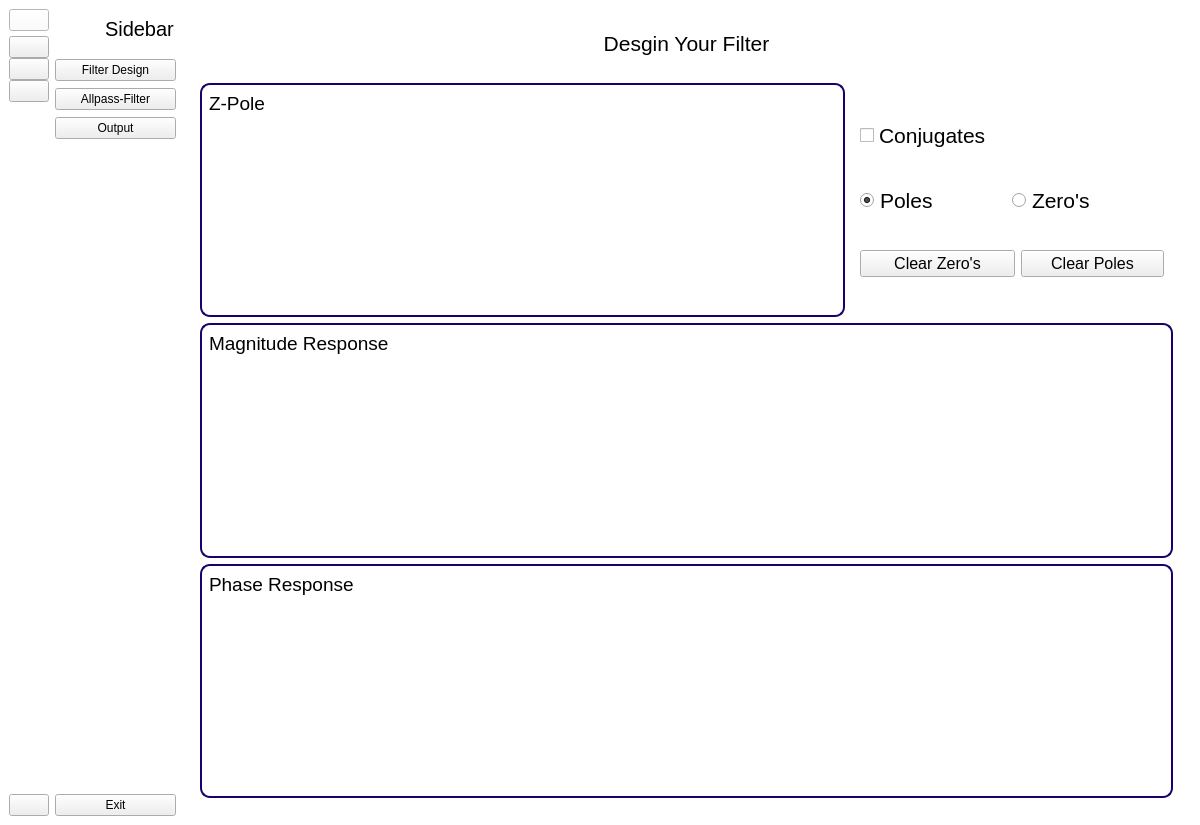
<?xml version="1.0" encoding="UTF-8"?>
<ui version="4.0">
 <class>MainWindow</class>
 <widget class="QMainWindow" name="MainWindow">
  <property name="geometry">
   <rect>
    <x>0</x>
    <y>0</y>
    <width>1200</width>
    <height>825</height>
   </rect>
  </property>
  <property name="font">
   <font>
    <pointsize>8</pointsize>
   </font>
  </property>
  <property name="windowTitle">
   <string>MainWindow</string>
  </property>
  <property name="styleSheet">
   <string notr="true">QMainWindow { background: #fff
}</string>
  </property>
  <widget class="QWidget" name="centralwidget">
   <layout class="QGridLayout" name="gridLayout_3">
    <item row="0" column="1">
     <widget class="QWidget" name="full_menu" native="true">
      <property name="maximumSize">
       <size>
        <width>16777215</width>
        <height>16777215</height>
       </size>
      </property>
      <layout class="QVBoxLayout" name="verticalLayout_4">
       <property name="spacing">
        <number>10</number>
       </property>
       <property name="leftMargin">
        <number>0</number>
       </property>
       <property name="topMargin">
        <number>0</number>
       </property>
       <property name="rightMargin">
        <number>0</number>
       </property>
       <property name="bottomMargin">
        <number>0</number>
       </property>
       <item>
        <layout class="QHBoxLayout" name="horizontalLayout">
         <item>
          <widget class="QLabel" name="label">
           <property name="minimumSize">
            <size>
             <width>40</width>
             <height>40</height>
            </size>
           </property>
           <property name="maximumSize">
            <size>
             <width>40</width>
             <height>40</height>
            </size>
           </property>
           <property name="text">
            <string/>
           </property>
           <property name="pixmap">
            <pixmap>../../Task 3/Signal-Equalizer/Icons/launchpad.png</pixmap>
           </property>
           <property name="scaledContents">
            <bool>true</bool>
           </property>
          </widget>
         </item>
         <item>
          <widget class="QLabel" name="label_3">
           <property name="minimumSize">
            <size>
             <width>71</width>
             <height>31</height>
            </size>
           </property>
           <property name="maximumSize">
            <size>
             <width>71</width>
             <height>31</height>
            </size>
           </property>
           <property name="font">
            <font>
             <family>Segoe UI</family>
             <pointsize>15</pointsize>
            </font>
           </property>
           <property name="text">
            <string>Sidebar</string>
           </property>
          </widget>
         </item>
        </layout>
       </item>
       <item>
        <layout class="QVBoxLayout" name="verticalLayout_2">
         <property name="spacing">
          <number>7</number>
         </property>
         <item>
          <widget class="QPushButton" name="uniformWave">
           <property name="text">
            <string>Filter Design</string>
           </property>
           <property name="icon">
            <iconset>
             <normaloff>../../Task 3/Signal-Equalizer/Icons/wave.png</normaloff>
             <normalon>../../Task 3/Signal-Equalizer/Icons/wave.png</normalon>../../Task 3/Signal-Equalizer/Icons/wave.png</iconset>
           </property>
           <property name="iconSize">
            <size>
             <width>14</width>
             <height>14</height>
            </size>
           </property>
           <property name="checkable">
            <bool>true</bool>
           </property>
           <property name="autoExclusive">
            <bool>true</bool>
           </property>
          </widget>
         </item>
         <item>
          <widget class="QPushButton" name="music">
           <property name="text">
            <string>Allpass-Filter</string>
           </property>
           <property name="icon">
            <iconset>
             <normaloff>:/icon/Icons/wave.png</normaloff>
             <normalon>../../Task 3/Signal-Equalizer/Icons/wave.png</normalon>:/icon/Icons/wave.png</iconset>
           </property>
           <property name="iconSize">
            <size>
             <width>14</width>
             <height>14</height>
            </size>
           </property>
           <property name="checkable">
            <bool>true</bool>
           </property>
           <property name="autoExclusive">
            <bool>true</bool>
           </property>
          </widget>
         </item>
         <item>
          <widget class="QPushButton" name="animals">
           <property name="text">
            <string>Output</string>
           </property>
           <property name="icon">
            <iconset>
             <normaloff>:/icon/Icons/wave.png</normaloff>
             <normalon>../../Task 3/Signal-Equalizer/Icons/wave.png</normalon>:/icon/Icons/wave.png</iconset>
           </property>
           <property name="iconSize">
            <size>
             <width>14</width>
             <height>14</height>
            </size>
           </property>
           <property name="checkable">
            <bool>true</bool>
           </property>
           <property name="autoExclusive">
            <bool>true</bool>
           </property>
          </widget>
         </item>
        </layout>
       </item>
       <item>
        <spacer name="verticalSpacer_2">
         <property name="orientation">
          <enum>Qt::Vertical</enum>
         </property>
         <property name="sizeType">
          <enum>QSizePolicy::Expanding</enum>
         </property>
         <property name="sizeHint" stdset="0">
          <size>
           <width>20</width>
           <height>536</height>
          </size>
         </property>
        </spacer>
       </item>
       <item>
        <widget class="QPushButton" name="exit">
         <property name="text">
          <string>Exit</string>
         </property>
         <property name="icon">
          <iconset>
           <normaloff>../../Task 3/Signal-Equalizer/Icons/logout.png</normaloff>
           <normalon>../../Task 3/Signal-Equalizer/Icons/logout.png</normalon>../../Task 3/Signal-Equalizer/Icons/logout.png</iconset>
         </property>
         <property name="iconSize">
          <size>
           <width>14</width>
           <height>14</height>
          </size>
         </property>
        </widget>
       </item>
      </layout>
     </widget>
    </item>
    <item row="0" column="2">
     <widget class="QWidget" name="widget_3" native="true">
      <layout class="QGridLayout" name="gridLayout_4">
       <item row="2" column="0">
        <widget class="QStackedWidget" name="stackedWidget_2">
         <property name="currentIndex">
          <number>0</number>
         </property>
         <widget class="QWidget" name="page_5">
          <layout class="QGridLayout" name="gridLayout_5">
           <item row="0" column="0" colspan="2">
            <widget class="QWidget" name="widget_2" native="true">
             <property name="styleSheet">
              <string notr="true">  border: 2px solid rgb(25, 0, 108);
  border-radius: 10px;</string>
             </property>
             <layout class="QGridLayout" name="gridLayout_9">
              <item row="0" column="0" alignment="Qt::AlignTop">
               <widget class="QLabel" name="label_5">
                <property name="font">
                 <font>
                  <pointsize>14</pointsize>
                 </font>
                </property>
                <property name="styleSheet">
                 <string notr="true">border:0px</string>
                </property>
                <property name="text">
                 <string>Z-Pole</string>
                </property>
               </widget>
              </item>
              <item row="1" column="0">
               <widget class="QWidget" name="widget_11" native="true">
                <property name="styleSheet">
                 <string notr="true">border:0px</string>
                </property>
               </widget>
              </item>
             </layout>
            </widget>
           </item>
           <item row="1" column="0" colspan="3">
            <widget class="QWidget" name="widget_5" native="true">
             <property name="styleSheet">
              <string notr="true">  border: 2px solid rgb(25, 0, 108);
  border-radius: 10px;</string>
             </property>
             <layout class="QGridLayout" name="gridLayout_11">
              <item row="0" column="0" alignment="Qt::AlignTop">
               <widget class="QLabel" name="label_9">
                <property name="font">
                 <font>
                  <pointsize>14</pointsize>
                 </font>
                </property>
                <property name="styleSheet">
                 <string notr="true">border:0px</string>
                </property>
                <property name="text">
                 <string>Magnitude Response</string>
                </property>
               </widget>
              </item>
              <item row="1" column="0">
               <widget class="QWidget" name="widget_9" native="true">
                <property name="styleSheet">
                 <string notr="true">border:0px</string>
                </property>
               </widget>
              </item>
             </layout>
            </widget>
           </item>
           <item row="0" column="2">
            <widget class="QWidget" name="widget_4" native="true">
             <layout class="QGridLayout" name="gridLayout_8">
              <item row="1" column="0">
               <widget class="QRadioButton" name="radioButton">
                <property name="font">
                 <font>
                  <pointsize>16</pointsize>
                 </font>
                </property>
                <property name="text">
                 <string>Poles</string>
                </property>
                <property name="checked">
                 <bool>true</bool>
                </property>
               </widget>
              </item>
              <item row="1" column="1" colspan="3" alignment="Qt::AlignHCenter">
               <widget class="QRadioButton" name="radioButton_2">
                <property name="font">
                 <font>
                  <pointsize>16</pointsize>
                 </font>
                </property>
                <property name="text">
                 <string>Zero's</string>
                </property>
               </widget>
              </item>
              <item row="0" column="0" colspan="4">
               <widget class="QCheckBox" name="checkBox">
                <property name="font">
                 <font>
                  <pointsize>16</pointsize>
                 </font>
                </property>
                <property name="text">
                 <string>Conjugates</string>
                </property>
               </widget>
              </item>
              <item row="2" column="0" colspan="2">
               <widget class="QPushButton" name="pushButton_2">
                <property name="font">
                 <font>
                  <pointsize>12</pointsize>
                 </font>
                </property>
                <property name="text">
                 <string>Clear Zero's</string>
                </property>
               </widget>
              </item>
              <item row="2" column="2" colspan="2">
               <widget class="QPushButton" name="pushButton">
                <property name="font">
                 <font>
                  <pointsize>12</pointsize>
                 </font>
                </property>
                <property name="text">
                 <string>Clear Poles</string>
                </property>
               </widget>
              </item>
             </layout>
            </widget>
           </item>
           <item row="2" column="0" colspan="3">
            <widget class="QWidget" name="widget_6" native="true">
             <property name="styleSheet">
              <string notr="true">  border: 2px solid rgb(25, 0, 108);
  border-radius: 10px;</string>
             </property>
             <layout class="QGridLayout" name="gridLayout_10">
              <item row="0" column="0" alignment="Qt::AlignTop">
               <widget class="QLabel" name="label_8">
                <property name="font">
                 <font>
                  <pointsize>14</pointsize>
                 </font>
                </property>
                <property name="styleSheet">
                 <string notr="true">border:0px</string>
                </property>
                <property name="text">
                 <string>Phase Response</string>
                </property>
               </widget>
              </item>
              <item row="1" column="0">
               <widget class="QWidget" name="widget_10" native="true">
                <property name="styleSheet">
                 <string notr="true">border:0px</string>
                </property>
               </widget>
              </item>
             </layout>
            </widget>
           </item>
          </layout>
         </widget>
         <widget class="QWidget" name="page_6">
          <layout class="QGridLayout" name="gridLayout_21">
           <item row="0" column="0">
            <widget class="QWidget" name="widget_7" native="true">
             <property name="styleSheet">
              <string notr="true">  border: 2px solid rgb(25, 0, 108);
  border-radius: 10px;</string>
             </property>
             <layout class="QGridLayout" name="gridLayout_12">
              <item row="0" column="0" alignment="Qt::AlignTop">
               <widget class="QLabel" name="label_10">
                <property name="font">
                 <font>
                  <pointsize>14</pointsize>
                 </font>
                </property>
                <property name="styleSheet">
                 <string notr="true">border:0px</string>
                </property>
                <property name="text">
                 <string>Z-Pole</string>
                </property>
               </widget>
              </item>
              <item row="1" column="0">
               <widget class="QWidget" name="widget_12" native="true">
                <property name="styleSheet">
                 <string notr="true">border:0px</string>
                </property>
               </widget>
              </item>
             </layout>
            </widget>
           </item>
           <item row="2" column="0" colspan="2">
            <widget class="QWidget" name="widget_13" native="true">
             <property name="styleSheet">
              <string notr="true">  border: 2px solid rgb(25, 0, 108);
  border-radius: 10px;</string>
             </property>
             <layout class="QGridLayout" name="gridLayout_19">
              <item row="0" column="0" alignment="Qt::AlignTop">
               <widget class="QLabel" name="label_13">
                <property name="font">
                 <font>
                  <pointsize>14</pointsize>
                 </font>
                </property>
                <property name="styleSheet">
                 <string notr="true">border:0px</string>
                </property>
                <property name="text">
                 <string>Corrected Phase</string>
                </property>
               </widget>
              </item>
              <item row="1" column="0">
               <widget class="QWidget" name="widget_14" native="true">
                <property name="styleSheet">
                 <string notr="true">border:0px</string>
                </property>
               </widget>
              </item>
             </layout>
            </widget>
           </item>
           <item row="1" column="0" colspan="2">
            <widget class="QWidget" name="widget_15" native="true">
             <property name="styleSheet">
              <string notr="true">  border: 2px solid rgb(25, 0, 108);
  border-radius: 10px;</string>
             </property>
             <layout class="QGridLayout" name="gridLayout_20">
              <item row="0" column="0" alignment="Qt::AlignTop">
               <widget class="QLabel" name="label_14">
                <property name="font">
                 <font>
                  <pointsize>14</pointsize>
                 </font>
                </property>
                <property name="styleSheet">
                 <string notr="true">border:0px</string>
                </property>
                <property name="text">
                 <string>Phase Response</string>
                </property>
               </widget>
              </item>
              <item row="1" column="0">
               <widget class="QWidget" name="widget_16" native="true">
                <property name="styleSheet">
                 <string notr="true">border:0px</string>
                </property>
               </widget>
              </item>
             </layout>
            </widget>
           </item>
           <item row="0" column="1">
            <widget class="QWidget" name="widget_8" native="true">
             <property name="styleSheet">
              <string notr="true"/>
             </property>
             <layout class="QGridLayout" name="gridLayout_16">
              <item row="0" column="0">
               <widget class="QComboBox" name="comboBox_3"/>
              </item>
              <item row="1" column="0">
               <widget class="QFrame" name="frame_3">
                <property name="frameShape">
                 <enum>QFrame::StyledPanel</enum>
                </property>
                <property name="frameShadow">
                 <enum>QFrame::Raised</enum>
                </property>
                <layout class="QGridLayout" name="gridLayout_17">
                 <item row="0" column="0" alignment="Qt::AlignHCenter">
                  <widget class="QLineEdit" name="lineEdit">
                   <property name="alignment">
                    <set>Qt::AlignRight|Qt::AlignTrailing|Qt::AlignVCenter</set>
                   </property>
                  </widget>
                 </item>
                 <item row="0" column="1">
                  <widget class="QPushButton" name="pushButton_5">
                   <property name="text">
                    <string>Add</string>
                   </property>
                  </widget>
                 </item>
                </layout>
               </widget>
              </item>
              <item row="2" column="0">
               <widget class="QFrame" name="frame_4">
                <property name="frameShape">
                 <enum>QFrame::StyledPanel</enum>
                </property>
                <property name="frameShadow">
                 <enum>QFrame::Raised</enum>
                </property>
                <layout class="QGridLayout" name="gridLayout_18">
                 <item row="0" column="1">
                  <widget class="QPushButton" name="pushButton_6">
                   <property name="text">
                    <string>Remove</string>
                   </property>
                  </widget>
                 </item>
                 <item row="0" column="0">
                  <widget class="QPushButton" name="pushButton_7">
                   <property name="text">
                    <string>Apply</string>
                   </property>
                  </widget>
                 </item>
                </layout>
               </widget>
              </item>
             </layout>
            </widget>
           </item>
          </layout>
         </widget>
         <widget class="QWidget" name="page_7">
          <layout class="QGridLayout" name="gridLayout_27">
           <item row="0" column="0" alignment="Qt::AlignTop">
            <widget class="QFrame" name="frame_5">
             <property name="styleSheet">
              <string notr="true"/>
             </property>
             <property name="frameShape">
              <enum>QFrame::StyledPanel</enum>
             </property>
             <property name="frameShadow">
              <enum>QFrame::Raised</enum>
             </property>
             <layout class="QGridLayout" name="gridLayout_24">
              <item row="0" column="1">
               <widget class="QRadioButton" name="radioButton_4">
                <property name="font">
                 <font>
                  <pointsize>14</pointsize>
                 </font>
                </property>
                <property name="styleSheet">
                 <string notr="true">border:0px</string>
                </property>
                <property name="text">
                 <string>Touch Pad</string>
                </property>
               </widget>
              </item>
              <item row="0" column="2">
               <widget class="QPushButton" name="pushButton_8">
                <property name="font">
                 <font>
                  <pointsize>14</pointsize>
                 </font>
                </property>
                <property name="styleSheet">
                 <string notr="true"/>
                </property>
                <property name="text">
                 <string>Load</string>
                </property>
               </widget>
              </item>
              <item row="0" column="0" alignment="Qt::AlignTop">
               <widget class="QRadioButton" name="radioButton_3">
                <property name="font">
                 <font>
                  <pointsize>14</pointsize>
                 </font>
                </property>
                <property name="styleSheet">
                 <string notr="true">border:0px</string>
                </property>
                <property name="text">
                 <string>Load Signal</string>
                </property>
               </widget>
              </item>
             </layout>
            </widget>
           </item>
           <item row="2" column="0">
            <widget class="QWidget" name="widget_19" native="true">
             <property name="styleSheet">
              <string notr="true">  border: 2px solid rgb(25, 0, 108);
  border-radius: 10px;</string>
             </property>
             <layout class="QGridLayout" name="gridLayout_25">
              <item row="2" column="0" alignment="Qt::AlignBottom">
               <widget class="QWidget" name="widget_20" native="true">
                <property name="styleSheet">
                 <string notr="true">border:0px</string>
                </property>
                <layout class="QGridLayout" name="gridLayout_26">
                 <item row="0" column="0">
                  <widget class="QSlider" name="horizontalSlider">
                   <property name="orientation">
                    <enum>Qt::Horizontal</enum>
                   </property>
                  </widget>
                 </item>
                 <item row="0" column="1">
                  <widget class="QLabel" name="label_16">
                   <property name="text">
                    <string>TextLabel</string>
                   </property>
                  </widget>
                 </item>
                </layout>
               </widget>
              </item>
              <item row="1" column="0">
               <widget class="QWidget" name="widget_21" native="true">
                <property name="styleSheet">
                 <string notr="true">border:0px</string>
                </property>
               </widget>
              </item>
              <item row="0" column="0" alignment="Qt::AlignTop">
               <widget class="QLabel" name="label_17">
                <property name="font">
                 <font>
                  <pointsize>12</pointsize>
                 </font>
                </property>
                <property name="styleSheet">
                 <string notr="true">border:0px</string>
                </property>
                <property name="text">
                 <string>Filtered Signal</string>
                </property>
               </widget>
              </item>
             </layout>
            </widget>
           </item>
           <item row="1" column="0">
            <widget class="QWidget" name="widget" native="true">
             <property name="styleSheet">
              <string notr="true">
  border: 2px solid rgb(25, 0, 108);
  border-radius: 10px; /* Adjust the value to achieve the desired curvature */
</string>
             </property>
             <layout class="QGridLayout" name="gridLayout_23">
              <item row="0" column="0" alignment="Qt::AlignTop">
               <widget class="QLabel" name="label_15">
                <property name="font">
                 <font>
                  <pointsize>12</pointsize>
                 </font>
                </property>
                <property name="styleSheet">
                 <string notr="true">border:0px
</string>
                </property>
                <property name="text">
                 <string>Input Signal</string>
                </property>
               </widget>
              </item>
              <item row="1" column="0">
               <widget class="QWidget" name="widget_18" native="true">
                <property name="styleSheet">
                 <string notr="true">border:0px
</string>
                </property>
               </widget>
              </item>
             </layout>
            </widget>
           </item>
           <item row="3" column="0">
            <widget class="QWidget" name="widget_17" native="true">
             <property name="styleSheet">
              <string notr="true"/>
             </property>
             <layout class="QGridLayout" name="gridLayout_22">
              <item row="0" column="0" alignment="Qt::AlignBottom">
               <widget class="QGraphicsView" name="touchPad">
                <property name="minimumSize">
                 <size>
                  <width>930</width>
                  <height>192</height>
                 </size>
                </property>
                <property name="styleSheet">
                 <string notr="true">background-color: rgb(139, 161, 193);</string>
                </property>
               </widget>
              </item>
             </layout>
            </widget>
           </item>
          </layout>
         </widget>
        </widget>
       </item>
       <item row="0" column="0">
        <widget class="QStackedWidget" name="stackedWidget">
         <property name="maximumSize">
          <size>
           <width>16777215</width>
           <height>50</height>
          </size>
         </property>
         <property name="currentIndex">
          <number>0</number>
         </property>
         <widget class="QWidget" name="page_1">
          <layout class="QGridLayout" name="gridLayout">
           <item row="0" column="0">
            <widget class="QLabel" name="label_1">
             <property name="font">
              <font>
               <family>Segoe UI</family>
               <pointsize>16</pointsize>
              </font>
             </property>
             <property name="text">
              <string>Desgin Your Filter</string>
             </property>
             <property name="alignment">
              <set>Qt::AlignCenter</set>
             </property>
            </widget>
           </item>
          </layout>
         </widget>
         <widget class="QWidget" name="page_2">
          <layout class="QGridLayout" name="gridLayout_2">
           <item row="0" column="0">
            <widget class="QLabel" name="label_4">
             <property name="maximumSize">
              <size>
               <width>16777215</width>
               <height>50</height>
              </size>
             </property>
             <property name="font">
              <font>
               <family>Segoe UI</family>
               <pointsize>16</pointsize>
              </font>
             </property>
             <property name="text">
              <string>All Pass-Filter</string>
             </property>
             <property name="alignment">
              <set>Qt::AlignCenter</set>
             </property>
            </widget>
           </item>
          </layout>
         </widget>
         <widget class="QWidget" name="page_3">
          <layout class="QGridLayout" name="gridLayout_6">
           <item row="0" column="0">
            <widget class="QLabel" name="label_6">
             <property name="font">
              <font>
               <family>Segoe UI</family>
               <pointsize>16</pointsize>
              </font>
             </property>
             <property name="text">
              <string>Output</string>
             </property>
             <property name="alignment">
              <set>Qt::AlignCenter</set>
             </property>
            </widget>
           </item>
          </layout>
         </widget>
        </widget>
       </item>
      </layout>
     </widget>
    </item>
    <item row="0" column="0">
     <widget class="QWidget" name="icon_only" native="true">
      <layout class="QVBoxLayout" name="verticalLayout_3">
       <property name="spacing">
        <number>5</number>
       </property>
       <property name="leftMargin">
        <number>0</number>
       </property>
       <property name="topMargin">
        <number>0</number>
       </property>
       <property name="rightMargin">
        <number>0</number>
       </property>
       <property name="bottomMargin">
        <number>0</number>
       </property>
       <item>
        <layout class="QHBoxLayout" name="horizontalLayout_2"/>
       </item>
       <item>
        <widget class="QPushButton" name="pushButton_9">
         <property name="styleSheet">
          <string notr="true">background-color:white</string>
         </property>
         <property name="text">
          <string/>
         </property>
         <property name="icon">
          <iconset>
           <normaloff>../../Task 3/Signal-Equalizer/Icons/launchpad.png</normaloff>
           <normalon>../../Task 3/Signal-Equalizer/Icons/launchpad.png</normalon>../../Task 3/Signal-Equalizer/Icons/launchpad.png</iconset>
         </property>
         <property name="iconSize">
          <size>
           <width>35</width>
           <height>35</height>
          </size>
         </property>
         <property name="checkable">
          <bool>true</bool>
         </property>
         <property name="checked">
          <bool>false</bool>
         </property>
         <property name="autoExclusive">
          <bool>false</bool>
         </property>
        </widget>
       </item>
       <item>
        <layout class="QVBoxLayout" name="verticalLayout">
         <property name="spacing">
          <number>0</number>
         </property>
         <item>
          <widget class="QPushButton" name="uniformWave2">
           <property name="text">
            <string/>
           </property>
           <property name="icon">
            <iconset>
             <normaloff>../../Task 3/Signal-Equalizer/Icons/wave.png</normaloff>
             <normalon>../../Task 3/Signal-Equalizer/Icons/wave.png</normalon>../../Task 3/Signal-Equalizer/Icons/wave.png</iconset>
           </property>
           <property name="iconSize">
            <size>
             <width>20</width>
             <height>20</height>
            </size>
           </property>
           <property name="checkable">
            <bool>true</bool>
           </property>
           <property name="autoExclusive">
            <bool>true</bool>
           </property>
          </widget>
         </item>
         <item>
          <widget class="QPushButton" name="music2">
           <property name="text">
            <string/>
           </property>
           <property name="icon">
            <iconset>
             <normaloff>../../Task 3/Signal-Equalizer/Icons/wave.png</normaloff>
             <normalon>:/icon/Icons/wave.png</normalon>../../Task 3/Signal-Equalizer/Icons/wave.png</iconset>
           </property>
           <property name="iconSize">
            <size>
             <width>20</width>
             <height>20</height>
            </size>
           </property>
           <property name="checkable">
            <bool>true</bool>
           </property>
           <property name="autoExclusive">
            <bool>true</bool>
           </property>
          </widget>
         </item>
         <item>
          <widget class="QPushButton" name="animals2">
           <property name="text">
            <string/>
           </property>
           <property name="icon">
            <iconset>
             <normaloff>../../Task 3/Signal-Equalizer/Icons/wave.png</normaloff>
             <normalon>../../Task 3/Signal-Equalizer/Icons/wave.png</normalon>../../Task 3/Signal-Equalizer/Icons/wave.png</iconset>
           </property>
           <property name="iconSize">
            <size>
             <width>20</width>
             <height>20</height>
            </size>
           </property>
           <property name="checkable">
            <bool>true</bool>
           </property>
           <property name="autoExclusive">
            <bool>true</bool>
           </property>
          </widget>
         </item>
        </layout>
       </item>
       <item>
        <spacer name="verticalSpacer">
         <property name="orientation">
          <enum>Qt::Vertical</enum>
         </property>
         <property name="sizeHint" stdset="0">
          <size>
           <width>20</width>
           <height>523</height>
          </size>
         </property>
        </spacer>
       </item>
       <item>
        <widget class="QPushButton" name="exit2">
         <property name="text">
          <string/>
         </property>
         <property name="icon">
          <iconset>
           <normaloff>../../Task 3/Signal-Equalizer/Icons/logout.png</normaloff>
           <normalon>../../Task 3/Signal-Equalizer/Icons/logout.png</normalon>../../Task 3/Signal-Equalizer/Icons/logout.png</iconset>
         </property>
         <property name="iconSize">
          <size>
           <width>20</width>
           <height>20</height>
          </size>
         </property>
        </widget>
       </item>
      </layout>
     </widget>
    </item>
   </layout>
  </widget>
 </widget>
 <resources>
  <include location="../../Task 3/Signal-Equalizer/resource.qrc"/>
 </resources>
 <connections>
  <connection>
   <sender>uniformWave2</sender>
   <signal>toggled(bool)</signal>
   <receiver>uniformWave</receiver>
   <slot>setChecked(bool)</slot>
   <hints>
    <hint type="sourcelabel">
     <x>42</x>
     <y>79</y>
    </hint>
    <hint type="destinationlabel">
     <x>73</x>
     <y>71</y>
    </hint>
   </hints>
  </connection>
  <connection>
   <sender>animals2</sender>
   <signal>toggled(bool)</signal>
   <receiver>animals</receiver>
   <slot>setChecked(bool)</slot>
   <hints>
    <hint type="sourcelabel">
     <x>26</x>
     <y>129</y>
    </hint>
    <hint type="destinationlabel">
     <x>64</x>
     <y>131</y>
    </hint>
   </hints>
  </connection>
  <connection>
   <sender>uniformWave</sender>
   <signal>toggled(bool)</signal>
   <receiver>uniformWave2</receiver>
   <slot>setChecked(bool)</slot>
   <hints>
    <hint type="sourcelabel">
     <x>76</x>
     <y>66</y>
    </hint>
    <hint type="destinationlabel">
     <x>43</x>
     <y>78</y>
    </hint>
   </hints>
  </connection>
  <connection>
   <sender>music</sender>
   <signal>toggled(bool)</signal>
   <receiver>music2</receiver>
   <slot>setChecked(bool)</slot>
   <hints>
    <hint type="sourcelabel">
     <x>73</x>
     <y>102</y>
    </hint>
    <hint type="destinationlabel">
     <x>42</x>
     <y>103</y>
    </hint>
   </hints>
  </connection>
  <connection>
   <sender>animals</sender>
   <signal>toggled(bool)</signal>
   <receiver>animals2</receiver>
   <slot>setChecked(bool)</slot>
   <hints>
    <hint type="sourcelabel">
     <x>84</x>
     <y>134</y>
    </hint>
    <hint type="destinationlabel">
     <x>45</x>
     <y>132</y>
    </hint>
   </hints>
  </connection>
  <connection>
   <sender>music2</sender>
   <signal>toggled(bool)</signal>
   <receiver>music</receiver>
   <slot>setChecked(bool)</slot>
   <hints>
    <hint type="sourcelabel">
     <x>35</x>
     <y>105</y>
    </hint>
    <hint type="destinationlabel">
     <x>64</x>
     <y>101</y>
    </hint>
   </hints>
  </connection>
  <connection>
   <sender>exit</sender>
   <signal>clicked()</signal>
   <receiver>MainWindow</receiver>
   <slot>close()</slot>
   <hints>
    <hint type="sourcelabel">
     <x>165</x>
     <y>815</y>
    </hint>
    <hint type="destinationlabel">
     <x>159</x>
     <y>733</y>
    </hint>
   </hints>
  </connection>
  <connection>
   <sender>exit2</sender>
   <signal>clicked()</signal>
   <receiver>MainWindow</receiver>
   <slot>close()</slot>
   <hints>
    <hint type="sourcelabel">
     <x>50</x>
     <y>815</y>
    </hint>
    <hint type="destinationlabel">
     <x>45</x>
     <y>734</y>
    </hint>
   </hints>
  </connection>
  <connection>
   <sender>pushButton_9</sender>
   <signal>toggled(bool)</signal>
   <receiver>full_menu</receiver>
   <slot>setHidden(bool)</slot>
   <hints>
    <hint type="sourcelabel">
     <x>31</x>
     <y>34</y>
    </hint>
    <hint type="destinationlabel">
     <x>81</x>
     <y>229</y>
    </hint>
   </hints>
  </connection>
 </connections>
</ui>
